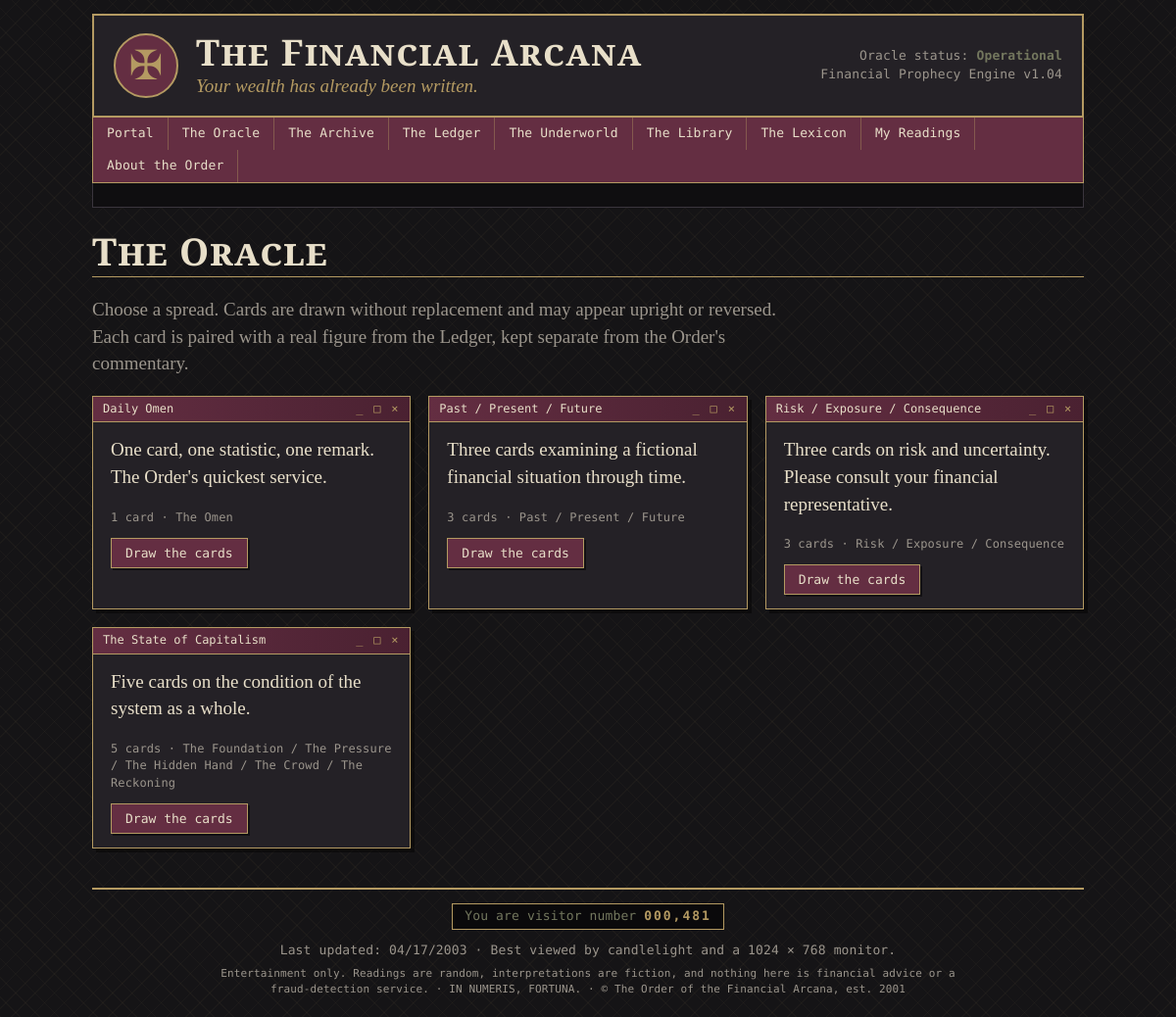
Page /oracle on the committed database.
### models.py (models this page shows)
class Spread(db.Model):
    __tablename__ = "spreads"
    spread_id = db.Column(db.Integer, primary_key=True)
    slug = db.Column(db.String(30), unique=True, nullable=False)
    name = db.Column(db.String(80), nullable=False)
    card_count = db.Column(db.Integer, nullable=False)
    description = db.Column(db.Text)
    position_labels = db.Column(db.String(300))              # "Past|Present|Future"
    @property
    def positions(self):
        return (self.position_labels or "").split("|")

### app.py (the view)
@app.route("/oracle")
def oracle():
    return render_template("oracle.html", spreads=Spread.query.order_by(Spread.spread_id).all())

### app.py (called while the page is built)
@app.before_request
def ensure_session():
    if "sid" not in session:
        session["sid"] = uuid.uuid4().hex
        session.permanent = True

@app.context_processor
def inject_globals():
    try:
        visitors = 481 + Reading.query.count()
    except Exception:
        visitors = 481
    return dict(visitor_count=f"{visitors:07,}", this_year=date.today().year)

### templates/oracle.html (shortened to what this page needs)
{% extends "base.html" %}
{% from "_macros.html" import window %}
{% block content %}
<h2 class="page-title">The Oracle</h2>
<p class="intro">Choose a spread. Cards are drawn without replacement and may appear upright or reversed.
  Each card is paired with a real figure from the Ledger, kept separate from the Order's commentary.</p>
<div class="spread-grid">
  {% for s in spreads %}
  {% call window(s.name) %}
    <p>{{ s.description }}</p>
    <p class="mono dim small">{{ s.card_count }} card{{ 's' if s.card_count > 1 }} · {{ s.positions | join(' / ') }}</p>
    <form method="post" action="{{ url_for('oracle_draw') }}">
      <button class="btn" type="submit">Draw the cards</button>
    </form>
  {% endcall %}
  {% endfor %}
</div>
{% endblock %}

### templates/_macros.html (shortened to what this page needs)
{% macro window(title) %}
<section class="window">
  <div class="titlebar"><span>{{ title }}</span><span class="wbtns">_ □ ×</span></div>
  <div class="window-body">{{ caller() }}</div>
</section>
{% endmacro %}

### static/css/style.css (style rules this page uses)
:root { --black: #151416; --charcoal: #242126; --burgundy: #642E42; --gold: #B49A62; --cream: #E8DFC9; --olive: #73775E; --blue: #697C8C; --gray: #9B958C; --serif: "Cormorant Garamond", "EB Garamond", Georgia, serif; --mono: "DM Mono", "Courier New", monospace; }
* { box-sizing: border-box; }
html { background: var(--black); }
body { margin: 0; color: var(--cream); font-family: var(--serif); font-size: 19px; line-height: 1.45; background: repeating-linear-gradient(45deg, rgba(180,154,98,.045) 0 1px, transparent 1px 14px), repeating-linear-gradient(-45deg, rgba(180,154,98,.045) 0 1px, transparent 1px 14px), var(--black); }
h1, h2, h3 { font-weight: 600; line-height: 1.15; }
.mono { font-family: var(--mono); font-size: 13px; letter-spacing: .01em; }
.dim { color: var(--gray); }
.small { font-size: 14px; }
.mono.small { font-size: 12px; }
.page-title { font-size: 2.4rem; margin: 0 0 .2em; font-variant: small-caps; letter-spacing: .03em; border-bottom: 1px solid var(--gold); padding-bottom: .1em; }
.intro { max-width: 720px; color: var(--gray); }
.window { background: var(--charcoal); border: 1px solid var(--gold); margin-bottom: 18px; box-shadow: 4px 4px 0 rgba(0,0,0,.45); }
.titlebar { display: flex; justify-content: space-between; background: linear-gradient(90deg, var(--burgundy), #4a2131); color: var(--cream); font-family: var(--mono); font-size: 12px; padding: 4px 10px; border-bottom: 1px solid var(--gold); }
.wbtns { color: var(--gold); letter-spacing: .15em; }
.window-body { padding: 14px 18px; }
.window-body > :first-child { margin-top: 0; }
.window-body > :last-child { margin-bottom: 0; }
.spread-grid { display: grid; grid-template-columns: repeat(auto-fit, minmax(300px, 1fr)); gap: 0 18px; margin-top: 16px; }
.btn { display: inline-block; font-family: var(--mono); font-size: 13px; cursor: pointer; text-decoration: none; background: var(--burgundy); color: var(--cream); border: 1px solid var(--gold); padding: 7px 14px; border-radius: 0; box-shadow: 2px 2px 0 rgba(0,0,0,.5); }

### rows in the picture
Spread: name "Daily Omen", description "One card, one statistic, one remark. The Order's quickest service.", card_count "1", positions "The Omen"
Spread: name "Past / Present / Future", description "Three cards examining a fictional financial situation through time.", card_count "3", card_count "s", positions "Past / Present / Future"
Spread: name "Risk / Exposure / Consequence", description "Three cards on risk and uncertainty. Please consult your financial representative.", card_count "3", card_count "s", positions "Risk / Exposure / Consequence"
Spread: name "The State of Capitalism", description "Five cards on the condition of the system as a whole.", card_count "5", card_count "s", positions "The Foundation / The Pressure / The Hidden Hand / The Crowd / The Reckoning"

### other values in the picture
{{ visitor_count }} "000,481"
